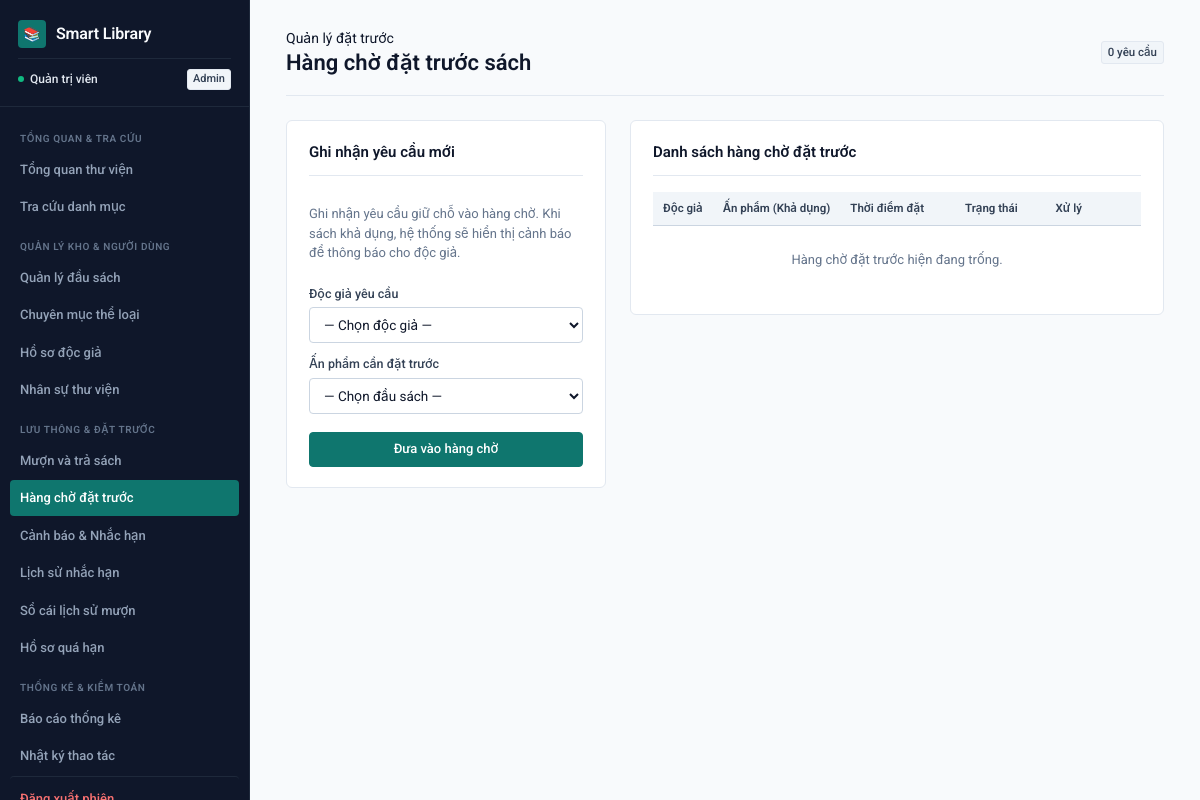
The page /reservations (signed in) on the database as committed earlier.
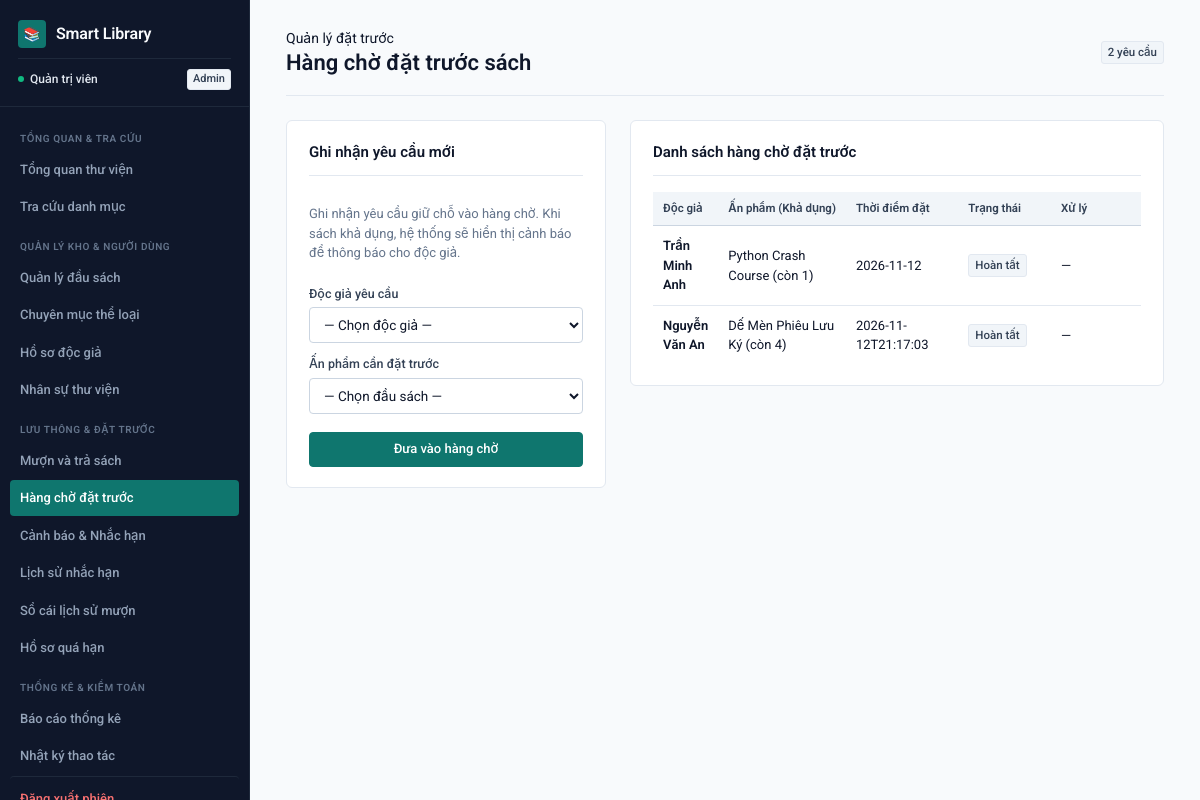
The same page on the database as committed later.
### tables this page shows
CREATE TABLE reservations(
        id INTEGER PRIMARY KEY AUTOINCREMENT,
        reader_id INTEGER NOT NULL,
        book_id INTEGER NOT NULL,
        reserved_at TEXT NOT NULL,
        status TEXT NOT NULL DEFAULT 'Chờ xử lý',
        FOREIGN KEY(reader_id) REFERENCES readers(id) ON DELETE RESTRICT,
        FOREIGN KEY(book_id) REFERENCES books(id) ON DELETE RESTRICT
    );

CREATE TABLE readers(
        id INTEGER PRIMARY KEY AUTOINCREMENT,
        code TEXT NOT NULL UNIQUE,
        name TEXT NOT NULL,
        dob TEXT,
        phone TEXT,
        email TEXT,
        address TEXT
    );

CREATE TABLE books(
        id INTEGER PRIMARY KEY AUTOINCREMENT,
        code TEXT NOT NULL UNIQUE,
        title TEXT NOT NULL,
        author TEXT NOT NULL,
        publisher TEXT,
        year INTEGER,
        category_id INTEGER,
        quantity INTEGER NOT NULL DEFAULT 1,
        available INTEGER NOT NULL DEFAULT 1,
        FOREIGN KEY(category_id) REFERENCES categories(id) ON DELETE SET NULL
    );

### backend/routes/reservations.py (the view, shortened to what this page needs)
@app.route("/reservations", methods=["GET","POST"])
@login_required
def reservations():
    conn=db()
    rows=conn.execute("""SELECT r.*, b.title, b.available, d.name AS reader
                         FROM reservations r JOIN books b ON b.id=r.book_id
                         JOIN readers d ON d.id=r.reader_id ORDER BY r.id DESC""").fetchall()
    readers=conn.execute("SELECT id,name,code FROM readers ORDER BY name").fetchall()
    books=conn.execute("SELECT id,title,code,available FROM books ORDER BY title").fetchall()
    conn.close()
    return render_template("reservations.html",reservations=rows,readers=readers,books=books)

### backend/api/common.py (called while the page is built)
@app.before_request
def protect_json_writes():
    if request.path.startswith("/api/") and request.method in ("POST", "PUT", "PATCH", "DELETE"):
        origin = request.headers.get("Origin")
        if origin:
            parsed = urlparse(origin)
            allowed = {"127.0.0.1", "localhost"}
            if parsed.hostname not in allowed or parsed.port not in (5001, 5173):
                return fail("Origin không hợp lệ.", 403)
        if not request.is_json:
            return fail("Yêu cầu JSON.", 415)

### backend/core.py (called while the page is built)
@app.context_processor
def inject():
    return {
        "logged_in": "employee_id" in session,
        "employee_name": session.get("employee_name"),
    }

### backend/database.py (called while the page is built)
def db():
    conn = sqlite3.connect(DB)
    conn.row_factory = sqlite3.Row
    conn.execute("PRAGMA foreign_keys=ON")
    return conn

### frontend/templates/admin/reservations.html (shortened to what this page needs)
{% extends 'base.html' %}
{% block content %}
<header class="page-header">
  <div>
    <span class="page-kicker">Quản lý đặt trước</span>
    <h1>Hàng chờ đặt trước sách</h1>
  </div>
  <span class="tag neutral">{{ reservations|length }} yêu cầu</span>
</header>
<div class="split-layout">
  <form method="post" class="panel sticky-col form-stack">
    <div class="panel-header">
      <h2>Ghi nhận yêu cầu mới</h2>
    </div>
    <p class="muted">Ghi nhận yêu cầu giữ chỗ vào hàng chờ. Khi sách khả dụng, hệ thống sẽ hiển thị cảnh báo để thông báo cho độc giả.</p>
    <label>
      Độc giả yêu cầu
      <select name="reader_id" required>
        <option value="">— Chọn độc giả —</option>
      </select>
    </label>
    <label>
      Ấn phẩm cần đặt trước
      <select name="book_id" required>
        <option value="">— Chọn đầu sách —</option>
      </select>
    </label>
    <button type="submit" class="btn primary" style="margin-top: 6px;">Đưa vào hàng chờ</button>
  </form>
  <section class="panel">
    <div class="panel-header">
      <h2>Danh sách hàng chờ đặt trước</h2>
    </div>
    <div class="table-responsive">
      <table>
        <thead>
          <tr>
            <th>Độc giả</th>
            <th>Ấn phẩm (Khả dụng)</th>
            <th style="width: 155px;">Thời điểm đặt</th>
            <th style="width: 125px;">Trạng thái</th>
            <th style="width: 190px;">Xử lý</th>
          </tr>
        </thead>
        <tbody>
          {% for r in reservations %}
          <tr>
            <td style="font-weight: 600;">{{ r.reader }}</td>
            <td>{{ r.title }} <span class="mono" style="color: var(--ink-muted);">(còn {{ r.available }})</span></td>
            <td class="mono">{{ r.reserved_at }}</td>
            <td>
              <span class="tag {% if r.status == 'Đã hủy' %}bad{% elif r.status == 'Chờ xử lý' %}warn{% elif r.status == 'Hoàn tất' %}neutral{% else %}good{% endif %}">{{ r.status }}</span>
            </td>
            <td>
              {% if r.status == 'Chờ xử lý' %}
              <div class="actions">
                {% if r.available > 0 %}
                <form method="post" action="{{ url_for('complete_reservation', id=r.id) }}">
                  <button type="submit" class="btn primary btn-sm" title="Duyệt cho mượn ngay và trừ 1 bản sách">Duyệt cho mượn</button>
                </form>
                <form method="post" action="{{ url_for('reservation_status', id=r.id) }}">
                  <input type="hidden" name="status" value="Đã thông báo">
                  <button type="submit" class="btn secondary btn-sm" title="Thông báo cho độc giả tới nhận">Báo có sách</button>
                </form>
                {% endif %}
                <form method="post" action="{{ url_for('reservation_status', id=r.id) }}">
                  <input type="hidden" name="status" value="Đã hủy">
                  <button type="submit" class="btn danger btn-sm" title="Hủy yêu cầu">Hủy</button>
                </form>
              </div>
              {% else %}
              <span class="mono" style="color: var(--ink-muted);">—</span>
              {% endif %}
            </td>
          </tr>
          {% else %}
          <tr>
            <td colspan="5" class="empty-state">Hàng chờ đặt trước hiện đang trống.</td>
          </tr>
          {% endfor %}
        </tbody>
      </table>
    </div>
  </section>
</div>
{% endblock %}

### frontend/templates/layouts/base.html (shortened to what this page needs)
<!doctype html>
<html lang="vi">
<head>
  <link rel="stylesheet" href="{{ url_for('static', filename='style.css') }}">
</head>
<body>
  {% if logged_in %}
  <aside id="appSidebar">
    <div class="brand-block">
      <div class="brand-title">
        <span class="brand-icon">📚</span>
        <h2>Smart Library</h2>
      </div>
      <div class="operator-meta">
        <span class="operator-badge">
          <i class="operator-dot"></i>
          {{ employee_name }}
        </span>
        <span class="tag neutral" style="font-size: 11px; padding: 1px 5px;">{{ session.get('role', 'Nhân viên') }}</span>
      </div>
    </div>
    <nav class="nav-scroll">
      <span class="nav-category">Tổng quan & Tra cứu</span>
      <a href="{{ url_for('dashboard') }}" class="{% if request.endpoint == 'dashboard' %}active{% endif %}">
        <span>Tổng quan thư viện</span>
      </a>
      <a href="{{ url_for('catalog') }}" class="{% if request.endpoint == 'catalog' %}active{% endif %}">
        <span>Tra cứu danh mục</span>
      </a>
      <span class="nav-category">Quản lý kho & Người dùng</span>
      <a href="{{ url_for('books') }}" class="{% if request.endpoint == 'books' %}active{% endif %}">
        <span>Quản lý đầu sách</span>
      </a>
      <a href="{{ url_for('categories') }}" class="{% if request.endpoint == 'categories' %}active{% endif %}">
        <span>Chuyên mục thể loại</span>
      </a>
      <a href="{{ url_for('readers') }}" class="{% if request.endpoint == 'readers' %}active{% endif %}">
        <span>Hồ sơ độc giả</span>
      </a>
      {% if session.get('role') == 'Admin' %}
      <a href="{{ url_for('employees') }}" class="{% if request.endpoint == 'employees' %}active{% endif %}">
        <span>Nhân sự thư viện</span>
      </a>
      {% endif %}
      <span class="nav-category">Lưu thông & Đặt trước</span>
      <a href="{{ url_for('loans') }}" class="{% if request.endpoint == 'loans' %}active{% endif %}">
        <span>Mượn và trả sách</span>
      </a>
      <a href="{{ url_for('reservations') }}" class="{% if request.endpoint == 'reservations' %}active{% endif %}">
        <span>Hàng chờ đặt trước</span>
      </a>
      <a href="{{ url_for('alerts') }}" class="{% if request.endpoint == 'alerts' %}active{% endif %}">
        <span>Cảnh báo & Nhắc hạn</span>
      </a>
      <a href="{{ url_for('reminder_history') }}" class="{% if request.endpoint == 'reminder_history' %}active{% endif %}">
        <span>Lịch sử nhắc hạn</span>
      </a>
      <a href="{{ url_for('history') }}" class="{% if request.endpoint == 'history' %}active{% endif %}">
        <span>Sổ cái lịch sử mượn</span>
      </a>
      <a href="{{ url_for('overdue') }}" class="{% if request.endpoint == 'overdue' %}active{% endif %}">
        <span>Hồ sơ quá hạn</span>
      </a>
      <span class="nav-category">Thống kê & Kiểm toán</span>
      <a href="{{ url_for('reports') }}" class="{% if request.endpoint == 'reports' %}active{% endif %}">
        <span>Báo cáo thống kê</span>
      </a>
      <a href="{{ url_for('activity') }}" class="{% if request.endpoint == 'activity' %}active{% endif %}">
        <span>Nhật ký thao tác</span>
      </a>
      <a href="{{ url_for('logout') }}" class="nav-logout">
        <span>Đăng xuất phiên</span>
      </a>
    </nav>
  </aside>
  {% endif %}
  <main>
    {% block content %}{% endblock %}
  </main>
</body>
</html>

Rows that differ between the two databases and show on the page:
added reservations: reader "Trần Minh Anh", title "Python Crash Course", available "1", reserved_at "2026-11-12", status "Hoàn tất"
added reservations: reader "Nguyễn Văn An", title "Dế Mèn Phiêu Lưu Ký", available "4", reserved_at "2026-11-12T21:17:03", status "Hoàn tất"
Other text that changed with them:
{{ reservations|length }}: "0" → "2"
text no longer shown: "Hàng chờ đặt trước hiện đang trống."
